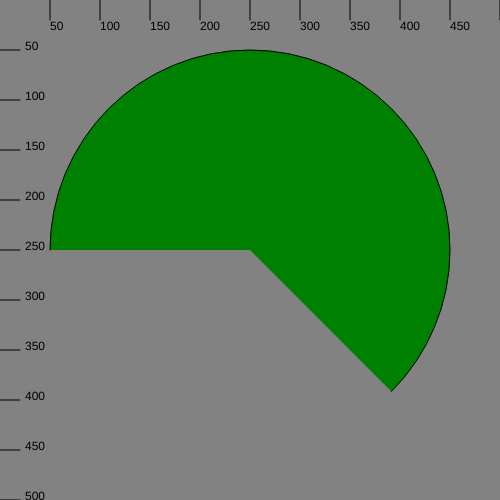
Frame 1 (no input)
Frame 60 (no input): identical to frame 1, image omitted
Frame 120 (the mouse pressed at the canvas centre since frame 60): identical to frame 1, image omitted

The p5.js sketch that drew this single still picture (run headless with seeded random() and noise() and a simulated clock; from frame 60 on, the mouse is pressed at the canvas centre):

// p5.js sketch
// ── sketch.js
function setup() {
    createCanvas(500, 500);
}

function draw() {
    background(130);
    fill(0)
    notch(10, 50);
    fill('green');
    arc(250, 250, 400, 400, PI, QUARTER_PI);
    
}


function notch(n, d) {
    for(var i = 1; i <= n; i++) {
        line(i * d, 0, i * d, 20);
        line(0, i * d, 20, i * d);
        text(i * d, 25, i * d);
        text(i * d, i * d, 30);
    }
}
